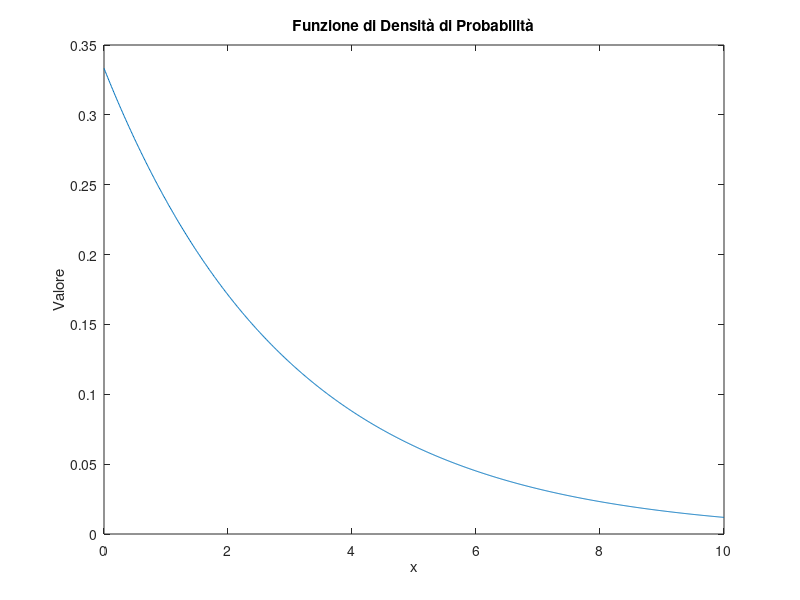
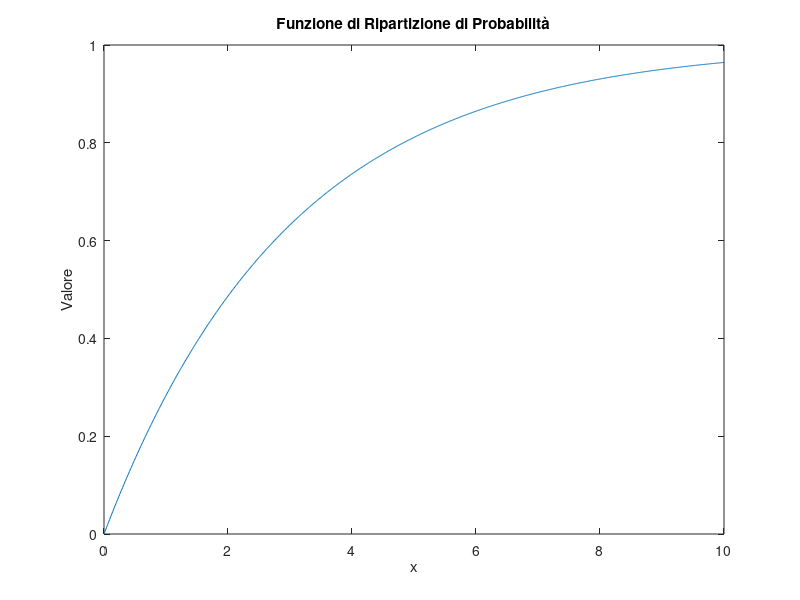

MATLAB code to generate these figures, in order:
% Secondo esempio di istogramma rappresentante la pdf e la cdf di un 
% processo aleatorio
%
% M. Scarpiniti (Dip. DIET - Sapienza Università di Roma)

x = 0:0.01:10;
mu = 3;
y = pdf('Exponential', x, mu);
plot(x, y);
title('Funzione di Densità di Probabilità');
xlabel('x');
ylabel('Valore');

z = cdf('Exponential', x, mu);
figure;
plot(x, z);
title('Funzione di Ripartizione di Probabilità');
xlabel('x');
ylabel('Valore');